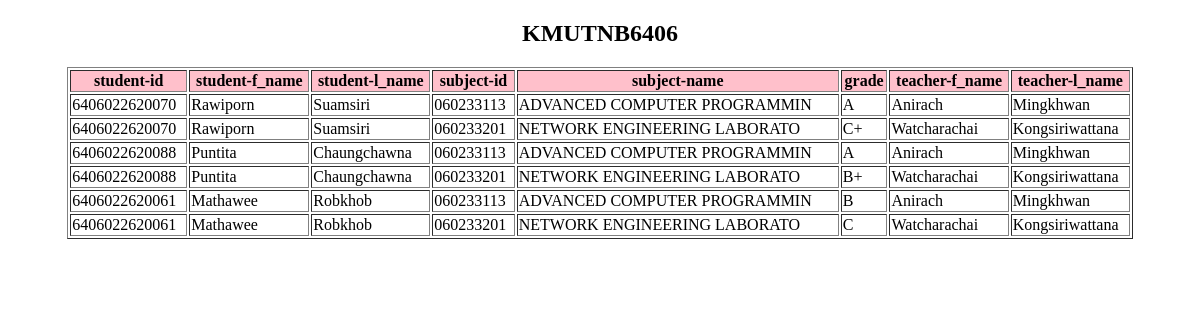
Before: / with the older database file.
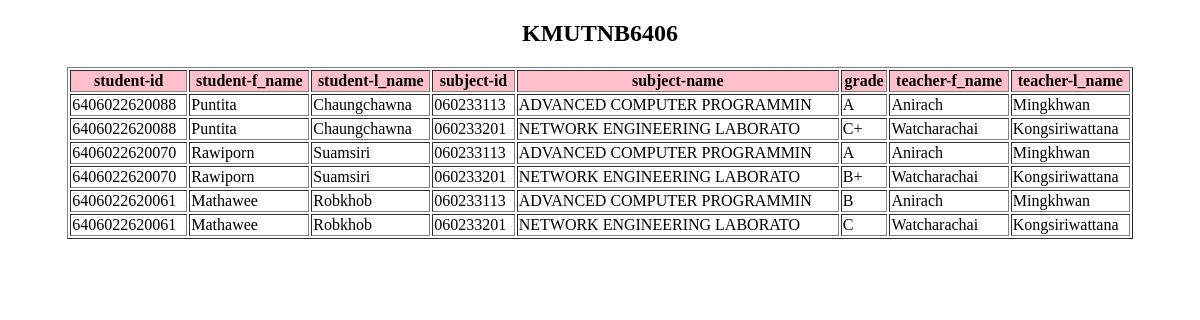
After: the same page with the newer database file.
### tables this page shows
CREATE TABLE "Registration" (
	id INTEGER NOT NULL, 
	student_id VARCHAR(13), 
	subject_id VARCHAR(15) NOT NULL, 
	year VARCHAR(4) NOT NULL, 
	semester VARCHAR(1) NOT NULL, 
	grade VARCHAR(2), 
	PRIMARY KEY (id)
);

CREATE TABLE "Students" (
	student_id VARCHAR(13), 
	f_name VARCHAR(30) NOT NULL, 
	l_name VARCHAR(30) NOT NULL, 
	e_mail VARCHAR(50) NOT NULL, 
	PRIMARY KEY (student_id)
);

CREATE TABLE "Subjects" (
	subject_id VARCHAR(15) NOT NULL, 
	subject_name VARCHAR(50) NOT NULL, 
	credit INTEGER NOT NULL, 
	teacher_id VARCHAR(3) NOT NULL, 
	PRIMARY KEY (subject_id)
);

CREATE TABLE "Teachers" (
	teacher_id VARCHAR(3), 
	f_name VARCHAR(50), 
	l_name VARCHAR(30), 
	e_mail VARCHAR(50), 
	PRIMARY KEY (teacher_id)
);

### FLASK.py (the view)
@app.route("/")
def index():
    c = sqlite3.connect('HW1.sqlite3')
    cur = c.cursor()
    cur.execute("SELECT Students.student_id , Students.f_name ,Students.l_name\
        , Subjects.subject_id , Subjects.subject_name\
        ,Registration.grade , Teachers.f_name , Teachers.l_name from Students\
        JOIN Registration\
        on Students.student_id = Registration.student_id\
        JOIN Subjects\
        on Registration.subject_id = Subjects.subject_id\
        JOIN Teachers\
        on Subjects.teacher_id = Teachers.teacher_id\
        ;")
    test = cur.fetchall()
    return render_template("index.html", test=test)

### templates/index.html (shortened to what this page needs)
<!DOCTYPE html>
<html lang="en">
<head>
</head>
<body>
    <h2><center>KMUTNB6406</center></h2>
    <table border="1" width="90%" align="center">
        <tr bgcolor="pink">
            <th>student-id</th>
            <th>student-f_name</th>
            <th>student-l_name</th>
            <th>subject-id</th>
            <th>subject-name</th>
            <th>grade</th>
            <th>teacher-f_name</th>
            <th>teacher-l_name</th>
        </tr>
        {% for row in test %}
        <tr>
          <td>{{ row[0] }}</td>
          <td>{{ row[1] }}</td>
          <td>{{ row[2] }}</td>
          <td>{{ row[3] }}</td>
          <td>{{ row[4] }}</td>
          <td>{{ row[5] }}</td>
          <td>{{ row[6] }}</td>
          <td>{{ row[7] }}</td>
        </tr>
      {% endfor %}
      </table>
</body>
</html>

Changed rows visible on the page:
changed Registration (number 1 of 6 on the later page): student_id "6406022620070" → "6406022620088"; f_name "Rawiporn" → "Puntita"; l_name "Suamsiri" → "Chaungchawna"
changed Registration (number 2 of 6 on the later page): student_id "6406022620070" → "6406022620088"; f_name "Rawiporn" → "Puntita"; l_name "Suamsiri" → "Chaungchawna"
changed Registration (number 3 of 6 on the later page): student_id "6406022620088" → "6406022620070"; f_name "Puntita" → "Rawiporn"; l_name "Chaungchawna" → "Suamsiri"
changed Registration (number 4 of 6 on the later page): student_id "6406022620088" → "6406022620070"; f_name "Puntita" → "Rawiporn"; l_name "Chaungchawna" → "Suamsiri"
